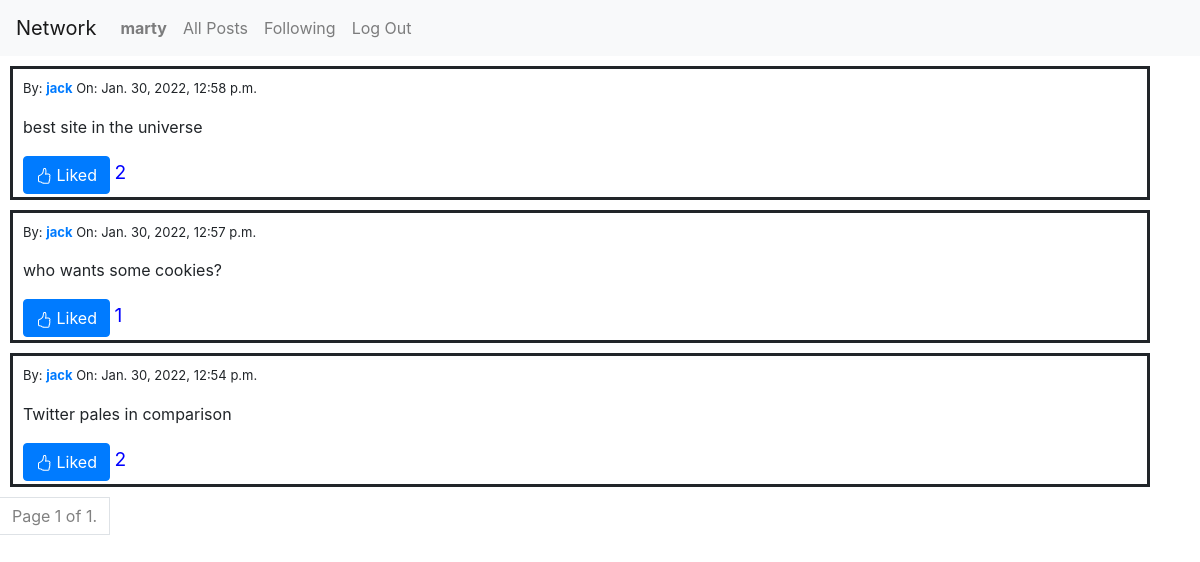
Screenshot of /following (signed in) with the database file from the repository.
### network/models.py (models this page shows, shortened)
class User(AbstractUser):
    pass

class Post(models.Model):
    user = models.ForeignKey(User, on_delete=models.CASCADE, verbose_name="posted by", related_name="posts")
    content = models.TextField(blank=False)
    date = models.DateTimeField(auto_now_add=True, null=False, blank=True, verbose_name="posted on")
    likes = models.IntegerField(default=0)
    class Meta:
        verbose_name = "post"
        verbose_name_plural = "posts"

### network/views.py (the view)
# urls.py: path("following", views.following, name='following'),
@login_required(login_url="network:login")
def following(request):
    users_followed = Following.objects.filter(user=request.user.id).values_list('followed', flat=True)
    users_followed_list = User.objects.filter(id__in=users_followed)
    posts = Post.objects.filter(user__in=users_followed_list).order_by('-date')
    paginator = Paginator(posts, 10)
    page_number = request.GET.get('page')
    page_obj = paginator.get_page(page_number)
    if request.user.is_authenticated:
        liked = Like.objects.filter(user=request.user).values_list('post_id', flat=True)
        likedPosts = Post.objects.filter(pk__in=liked)
    else:
        likedPosts = []
    return render(request, "network/following.html", {
        "page_obj": page_obj,
        "liked": likedPosts
    })

### network/templates/network/following.html
{% extends "network/layout.html" %}
{% block body %}
    {% include "network/posts.html"%}
    {% include "network/paginator.html"%}
{% endblock %}s

### network/templates/network/layout.html (shortened to what this page needs)
{% load static %}
<!DOCTYPE html>
<html lang="en">
    <head>
        <link rel="stylesheet" href="https://stackpath.bootstrapcdn.com/bootstrap/4.4.1/css/bootstrap.min.css">
        <link href="{% static 'network/styles.css' %}" rel="stylesheet">
    </head>
    <body>
        <nav class="navbar navbar-expand-lg navbar-light bg-light">
            <a class="navbar-brand" href="#">Network</a>
            <div>
              <ul class="navbar-nav mr-auto">
                {% if user.is_authenticated %}
                    <li class="nav-item">
                        <a class="nav-link" href="#"><strong>{{ user.username }}</strong></a>
                    </li>
                {% endif %}
                <li class="nav-item">
                  <a class="nav-link" href="{% url 'index' %}">All Posts</a>
                </li>
                {% if user.is_authenticated %}
                    <li class="nav-item">
                        <a class="nav-link" href="{% url 'following' %}">Following</a>
                    </li>
                    <li class="nav-item">
                        <a class="nav-link" href="{% url 'logout' %}">Log Out</a>
                    </li>
                {% endif %}
              </ul>
            </div>
          </nav>
        <div class="body">
            {% block body %}
            {% endblock %}
        </div>
    </body>
</html>

### network/templates/network/posts.html (shortened to what this page needs)
{% for post in page_obj %}
<div class='post-content-wrapper container' id='{{ post.id }}'>
    <p style='font-size: small;'>By: <a href="{% url 'profile' user_id=post.user.id %}"><strong>{{ post.user }}</strong></a>
        On: {{ post.date }}</p>
    <div class='post-content'>{{ post.content }}</div>
    {% if user.is_authenticated %}
    {% if post not in liked %}
    <button type="button" class="btn btn-outline-primary like-button">
        <svg xmlns="http://www.w3.org/2000/svg" width="16" height="16" fill="currentColor" class="bi bi-hand-thumbs-up" viewBox="0 0 16 16">
            <path d="M8.864.046C7.908-.193 7.02.53 6.956 1.466c-.072 1.051-.23 2.016-.428 2.59-.125.36-.479 1.013-1.04 1.639-.557.623-1.282 1.178-2.131 1.41C2.685 7.288 2 7.87 2 8.72v4.001c0 .845.682 1.464 1.448 1.545 1.07.114 1.564.415 2.068.723l.048.03c.272.165.578.348.97.484.397.136.861.217 1.466.217h3.5c.937 0 1.599-.477 1.934-1.064a1.86 1.86 0 0 0 .254-.912c0-.152-.023-.312-.077-.464.201-.263.38-.578.488-.901.11-.33.172-.762.004-1.149.069-.13.12-.269.159-.403.077-.27.113-.568.113-.857 0-.288-.036-.585-.113-.856a2.144 2.144 0 0 0-.138-.362 1.9 1.9 0 0 0 .234-1.734c-.206-.592-.682-1.1-1.2-1.272-.847-.282-1.803-.276-2.516-.211a9.84 9.84 0 0 0-.443.05 9.365 9.365 0 0 0-.062-4.509A1.38 1.38 0 0 0 9.125.111L8.864.046zM11.5 14.721H8c-.51 0-.863-.069-1.14-.164-.281-.097-.506-.228-.776-.393l-.04-.024c-.555-.339-1.198-.731-2.49-.868-.333-.036-.554-.29-.554-.55V8.72c0-.254.226-.543.62-.65 1.095-.3 1.977-.996 2.614-1.708.635-.71 1.064-1.475 1.238-1.978.243-.7.407-1.768.482-2.85.025-.362.36-.594.667-.518l.262.066c.16.04.258.143.288.255a8.34 8.34 0 0 1-.145 4.725.5.5 0 0 0 .595.644l.003-.001.014-.003.058-.014a8.908 8.908 0 0 1 1.036-.157c.663-.06 1.457-.054 2.11.164.175.058.45.3.57.65.107.308.087.67-.266 1.022l-.353.353.353.354c.043.043.105.141.154.315.048.167.075.37.075.581 0 .212-.027.414-.075.582-.05.174-.111.272-.154.315l-.353.353.353.354c.047.047.109.177.005.488a2.224 2.224 0 0 1-.505.805l-.353.353.353.354c.006.005.041.05.041.17a.866.866 0 0 1-.121.416c-.165.288-.503.56-1.066.56z"></path>
        </svg>
        Like
      </button> <span class='like-counter' style='font-size: 1.2em; color: blue'>{{ post.likes }}</span>
      {% else %}
      <button type="button" class="btn btn-primary liked-button">
        Liked
      </button> <span class='like-counter' style='font-size: 1.2em; color: blue'>{{ post.likes }}</span>
      {% endif %}
      {% endif %}
</div>
{% endfor %}

### network/static/network/styles.css (style rules this page uses)
.post-content-wrapper { border: solid; margin: 10px; padding: 3px; padding-left: 10px; padding-top: 10px; }
.post-content { margin-bottom: 17px; }

### rows the page displays
User: username "marty"
Post: user "jack", date "Jan. 30, 2022, 12:58 p.m.", content "best site in the universe", likes "2"
Post: user "jack", date "Jan. 30, 2022, 12:57 p.m.", content "who wants some cookies?", likes "1"
Post: user "jack", date "Jan. 30, 2022, 12:54 p.m.", content "Twitter pales in comparison", likes "2"

### other values shown
{{ page_obj.number }} "1"
{{ page_obj.paginator.num_pages }} "1"
